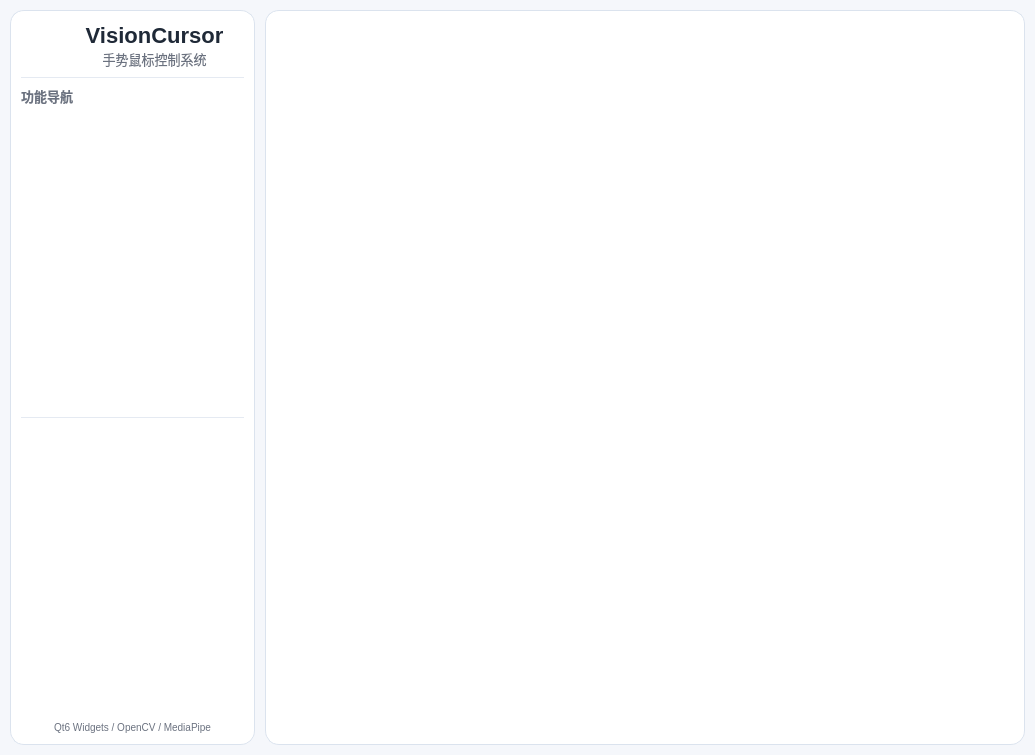
<?xml version="1.0" encoding="UTF-8"?>
<ui version="4.0">
 <class>mainWidget</class>
 <widget class="QWidget" name="mainWidget">
  <property name="geometry">
   <rect>
    <x>0</x>
    <y>0</y>
    <width>1035</width>
    <height>755</height>
   </rect>
  </property>
  <property name="windowTitle">
   <string>VisionCursor</string>
  </property>
  <property name="styleSheet">
   <string notr="true">QWidget#mainWidget {
    background-color: #f5f7fb;
    color: #1f2937;
    font-family: &quot;Segoe UI&quot;, &quot;Microsoft YaHei&quot;, sans-serif;
}

QFrame#frameNavigation {
    background-color: #ffffff;
    border: 1px solid #dbe3ee;
    border-radius: 14px;
}

QFrame#frameContent {
    background-color: #ffffff;
    border: 1px solid #dbe3ee;
    border-radius: 14px;
}

QLabel#labelSystemTitle {
    color: #1f2937;
    font-size: 22px;
    font-weight: 700;
}

QLabel#labelSystemSubTitle {
    color: #6b7280;
    font-size: 13px;
}

QLabel#labelNavCaption {
    color: #6b7280;
    font-size: 13px;
    font-weight: 600;
}

QLabel#labelFooterInfo {
    color: #6b7280;
    font-size: 10px;
}

QFrame#lineTop,
QFrame#lineBottom {
    background-color: #e5eaf2;
    color: #e5eaf2;
    border: none;
    min-height: 1px;
    max-height: 1px;
}

QListWidget#listWidgetNavigation {
    background-color: transparent;
    border: none;
    outline: 0;
    font-size: 18px;
    padding: 2px;
}

QListWidget#listWidgetNavigation::item {
    height: 42px;
    margin: 2px 2px;
    padding: 4px 8px;
    border-radius: 10px;
    color: #1f2937;
    background: transparent;
}

QListWidget#listWidgetNavigation::item:hover {
    background-color: #eef4ff;
    color: #1f2937;
}

QListWidget#listWidgetNavigation::item:selected {
    background-color: #dbeafe;
    color: #2563eb;
    font-weight: 600;
}

QStackedWidget#stackedWidgetPages {
    background-color: transparent;
    border: none;
}</string>
  </property>
  <layout class="QHBoxLayout" name="horizontalLayout">
   <property name="spacing">
    <number>10</number>
   </property>
   <property name="leftMargin">
    <number>10</number>
   </property>
   <property name="topMargin">
    <number>10</number>
   </property>
   <property name="rightMargin">
    <number>10</number>
   </property>
   <property name="bottomMargin">
    <number>10</number>
   </property>
   <item>
    <widget class="QFrame" name="frameNavigation">
     <property name="minimumSize">
      <size>
       <width>210</width>
       <height>0</height>
      </size>
     </property>
     <property name="maximumSize">
      <size>
       <width>245</width>
       <height>16777215</height>
      </size>
     </property>
     <property name="frameShape">
      <enum>QFrame::Shape::StyledPanel</enum>
     </property>
     <property name="frameShadow">
      <enum>QFrame::Shadow::Plain</enum>
     </property>
     <layout class="QVBoxLayout" name="verticalLayoutNav">
      <property name="spacing">
       <number>8</number>
      </property>
      <property name="leftMargin">
       <number>10</number>
      </property>
      <property name="topMargin">
       <number>12</number>
      </property>
      <property name="rightMargin">
       <number>10</number>
      </property>
      <property name="bottomMargin">
       <number>10</number>
      </property>
      <item>
       <layout class="QHBoxLayout" name="horizontalLayoutBrand">
        <property name="spacing">
         <number>8</number>
        </property>
        <item>
         <widget class="QLabel" name="labelLogo">
          <property name="minimumSize">
           <size>
            <width>36</width>
            <height>36</height>
           </size>
          </property>
          <property name="maximumSize">
           <size>
            <width>36</width>
            <height>36</height>
           </size>
          </property>
          <property name="styleSheet">
           <string notr="true">background: transparent;
border: none;</string>
          </property>
          <property name="text">
           <string/>
          </property>
          <property name="pixmap">
           <pixmap>:/icons/vision_cursor.png</pixmap>
          </property>
          <property name="scaledContents">
           <bool>true</bool>
          </property>
          <property name="alignment">
           <set>Qt::AlignmentFlag::AlignCenter</set>
          </property>
         </widget>
        </item>
        <item>
         <layout class="QVBoxLayout" name="verticalLayoutBrandText">
          <property name="spacing">
           <number>1</number>
          </property>
          <item>
           <widget class="QLabel" name="labelSystemTitle">
            <property name="text">
             <string>VisionCursor</string>
            </property>
            <property name="alignment">
             <set>Qt::AlignmentFlag::AlignCenter</set>
            </property>
           </widget>
          </item>
          <item>
           <widget class="QLabel" name="labelSystemSubTitle">
            <property name="text">
             <string>手势鼠标控制系统</string>
            </property>
            <property name="alignment">
             <set>Qt::AlignmentFlag::AlignCenter</set>
            </property>
           </widget>
          </item>
         </layout>
        </item>
       </layout>
      </item>
      <item>
       <widget class="QFrame" name="lineTop">
        <property name="frameShape">
         <enum>QFrame::Shape::HLine</enum>
        </property>
        <property name="frameShadow">
         <enum>QFrame::Shadow::Plain</enum>
        </property>
       </widget>
      </item>
      <item>
       <widget class="QLabel" name="labelNavCaption">
        <property name="text">
         <string>功能导航</string>
        </property>
       </widget>
      </item>
      <item>
       <widget class="QListWidget" name="listWidgetNavigation">
        <property name="font">
         <font>
          <pointsize>-1</pointsize>
         </font>
        </property>
        <property name="verticalScrollBarPolicy">
         <enum>Qt::ScrollBarPolicy::ScrollBarAlwaysOff</enum>
        </property>
        <property name="horizontalScrollBarPolicy">
         <enum>Qt::ScrollBarPolicy::ScrollBarAlwaysOff</enum>
        </property>
        <property name="editTriggers">
         <set>QAbstractItemView::EditTrigger::NoEditTriggers</set>
        </property>
        <property name="selectionMode">
         <enum>QAbstractItemView::SelectionMode::SingleSelection</enum>
        </property>
        <property name="selectionRectVisible">
         <bool>false</bool>
        </property>
       </widget>
      </item>
      <item>
       <widget class="QFrame" name="lineBottom">
        <property name="frameShape">
         <enum>QFrame::Shape::HLine</enum>
        </property>
        <property name="frameShadow">
         <enum>QFrame::Shadow::Plain</enum>
        </property>
       </widget>
      </item>
      <item>
       <spacer name="verticalSpacerNavBottom">
        <property name="orientation">
         <enum>Qt::Orientation::Vertical</enum>
        </property>
        <property name="sizeHint" stdset="0">
         <size>
          <width>20</width>
          <height>20</height>
         </size>
        </property>
       </spacer>
      </item>
      <item>
       <widget class="QLabel" name="labelFooterInfo">
        <property name="text">
         <string>Qt6 Widgets / OpenCV / MediaPipe</string>
        </property>
        <property name="alignment">
         <set>Qt::AlignmentFlag::AlignCenter</set>
        </property>
        <property name="wordWrap">
         <bool>true</bool>
        </property>
       </widget>
      </item>
     </layout>
    </widget>
   </item>
   <item>
    <widget class="QFrame" name="frameContent">
     <property name="frameShape">
      <enum>QFrame::Shape::StyledPanel</enum>
     </property>
     <property name="frameShadow">
      <enum>QFrame::Shadow::Plain</enum>
     </property>
     <layout class="QVBoxLayout" name="verticalLayoutContent">
      <property name="spacing">
       <number>6</number>
      </property>
      <property name="leftMargin">
       <number>8</number>
      </property>
      <property name="topMargin">
       <number>8</number>
      </property>
      <property name="rightMargin">
       <number>8</number>
      </property>
      <property name="bottomMargin">
       <number>8</number>
      </property>
      <item>
       <widget class="QStackedWidget" name="stackedWidgetPages"/>
      </item>
     </layout>
    </widget>
   </item>
  </layout>
 </widget>
 <resources/>
 <connections/>
</ui>
